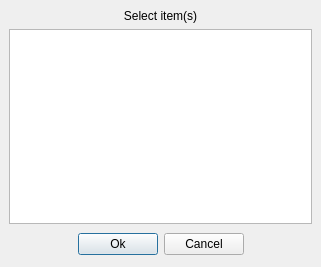
<?xml version="1.0" encoding="UTF-8"?>
<ui version="4.0">
 <author>R. Reucher</author>
 <class>ItemSelector</class>
 <widget class="QDialog" name="ItemSelector">
  <property name="geometry">
   <rect>
    <x>0</x>
    <y>0</y>
    <width>321</width>
    <height>267</height>
   </rect>
  </property>
  <property name="windowTitle">
   <string>Item selection</string>
  </property>
  <layout class="QGridLayout">
   <item row="0" column="0" colspan="4">
    <widget class="QLabel" name="labelMessage">
     <property name="text">
      <string>Select item(s)</string>
     </property>
     <property name="alignment">
      <set>Qt::AlignCenter</set>
     </property>
    </widget>
   </item>
   <item row="1" column="0" colspan="4">
    <widget class="QListWidget" name="listWidgetItems">
     <property name="selectionMode">
      <enum>QAbstractItemView::ExtendedSelection</enum>
     </property>
    </widget>
   </item>
   <item row="2" column="0">
    <spacer>
     <property name="orientation">
      <enum>Qt::Horizontal</enum>
     </property>
     <property name="sizeHint" stdset="0">
      <size>
       <width>61</width>
       <height>28</height>
      </size>
     </property>
    </spacer>
   </item>
   <item row="2" column="1">
    <widget class="QPushButton" name="pushButtonOk">
     <property name="focusPolicy">
      <enum>Qt::ClickFocus</enum>
     </property>
     <property name="toolTip">
      <string>Confirm selection</string>
     </property>
     <property name="text">
      <string>Ok</string>
     </property>
    </widget>
   </item>
   <item row="2" column="2">
    <widget class="QPushButton" name="pushButtonCancel">
     <property name="focusPolicy">
      <enum>Qt::ClickFocus</enum>
     </property>
     <property name="toolTip">
      <string>Cancel</string>
     </property>
     <property name="text">
      <string>Cancel</string>
     </property>
    </widget>
   </item>
   <item row="2" column="3">
    <spacer>
     <property name="orientation">
      <enum>Qt::Horizontal</enum>
     </property>
     <property name="sizeHint" stdset="0">
      <size>
       <width>62</width>
       <height>28</height>
      </size>
     </property>
    </spacer>
   </item>
  </layout>
 </widget>
 <layoutdefault spacing="6" margin="9"/>
 <tabstops>
  <tabstop>listWidgetItems</tabstop>
  <tabstop>pushButtonOk</tabstop>
  <tabstop>pushButtonCancel</tabstop>
 </tabstops>
 <resources>
  <include location="qmc2.qrc"/>
 </resources>
 <connections>
  <connection>
   <sender>pushButtonOk</sender>
   <signal>clicked()</signal>
   <receiver>ItemSelector</receiver>
   <slot>accept()</slot>
   <hints>
    <hint type="sourcelabel">
     <x>169</x>
     <y>269</y>
    </hint>
    <hint type="destinationlabel">
     <x>153</x>
     <y>3</y>
    </hint>
   </hints>
  </connection>
  <connection>
   <sender>pushButtonCancel</sender>
   <signal>clicked()</signal>
   <receiver>ItemSelector</receiver>
   <slot>reject()</slot>
   <hints>
    <hint type="sourcelabel">
     <x>254</x>
     <y>269</y>
    </hint>
    <hint type="destinationlabel">
     <x>285</x>
     <y>204</y>
    </hint>
   </hints>
  </connection>
  <connection>
   <sender>listWidgetItems</sender>
   <signal>doubleClicked(QModelIndex)</signal>
   <receiver>pushButtonOk</receiver>
   <slot>animateClick()</slot>
   <hints>
    <hint type="sourcelabel">
     <x>120</x>
     <y>112</y>
    </hint>
    <hint type="destinationlabel">
     <x>130</x>
     <y>250</y>
    </hint>
   </hints>
  </connection>
 </connections>
</ui>
